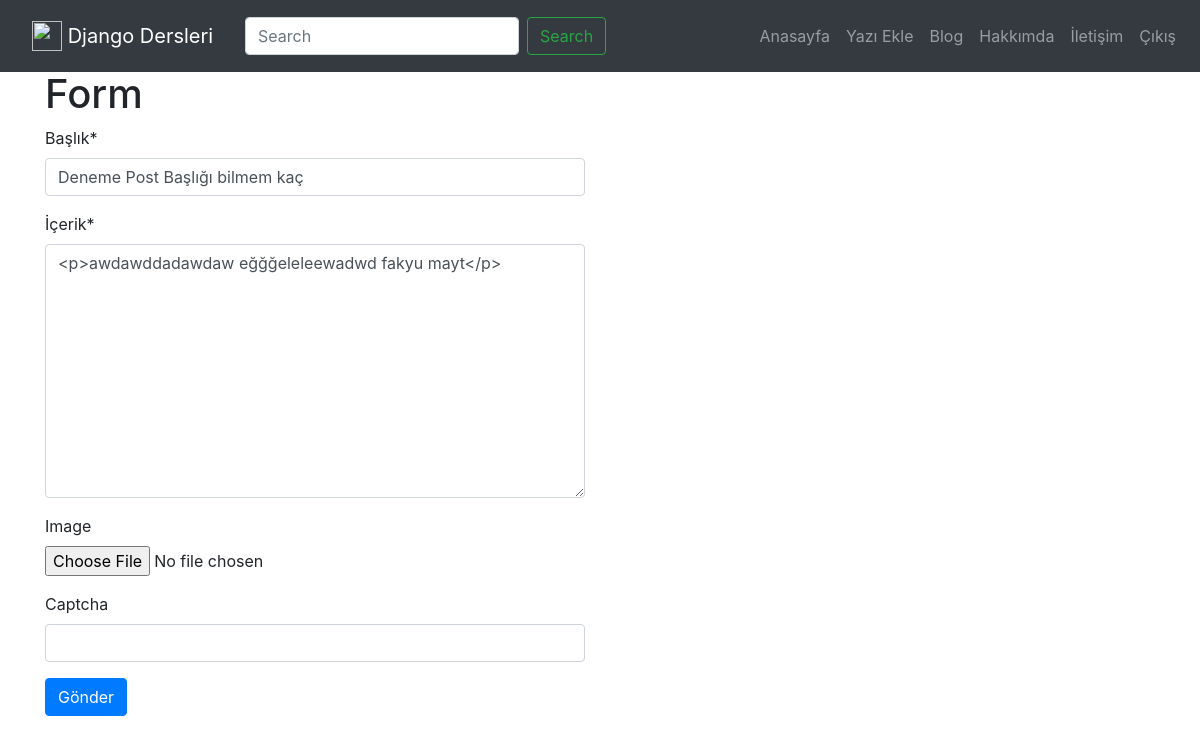
The page /post/deneme-post-basligi-bilmem-kac/update/ (signed in) on the database its author committed.
### post/models.py (models this page shows, shortened)
class Post(models.Model):
    user = models.ForeignKey('auth.User', verbose_name='Yazar',on_delete=models.DO_NOTHING,related_name='posts')
    title = models.CharField(max_length=120, verbose_name='Başlık')
    content = RichTextField(verbose_name='İçerik')
    publishing_date = models.DateTimeField(verbose_name='Yayımlanma Tarihi',auto_now_add=True)
    image = models.ImageField(null=True, blank=True)
    slug = models.SlugField(unique=True, editable=False,max_length=130)
    class Meta:
        ordering = ['-publishing_date', 'id']

### post/views.py (the view)
# urls.py: path('<str:slug>/update/', post_update, name='update'),
def post_update(request, slug):
    if not request.user.is_authenticated:
        return Http404()
    post = get_object_or_404(Post, slug=slug)
    form = PostForm(request.POST or None,request.FILES or None, instance=post)
    if form.is_valid():
        form.save()
        messages.success(request, 'Başarılı Bir Şekilde Oluşturdunuz.')
        return HttpResponseRedirect(post.get_absolute_url())
    context = {
        'form': form,
    }
    return render(request, 'post/form.html', context)

### post/forms.py
class PostForm(forms.ModelForm):
    captcha = ReCaptchaField()
    class Meta:
        model = Post
        fields = [
            'title',
            'content',
            'image',
        ]

### templates/post/form.html (shortened to what this page needs)
{% extends 'base.html' %}
{% load crispy_forms_tags %}
    {% block body %}
<div class="container">
    <div class="row">
        <div class="col-md-6 col-md-offset-3">
        <form method="POST" enctype="multipart/form-data">
        <h1>Form</h1>
        {{ form|crispy }}
        <input type="submit" value="Gönder" class="btn btn-primary">
        </form>
        </div>
    </div>
</div>
    {% endblock %}

### staticfiles/css/style.css (style rules this page uses)
body { padding-top:70px; }

### rows shown on the page
Post: title "Deneme Post Başlığı bilmem kaç", content "<p>awdawddadawdaw eğğğeleleewadwd fakyu mayt</p>"
